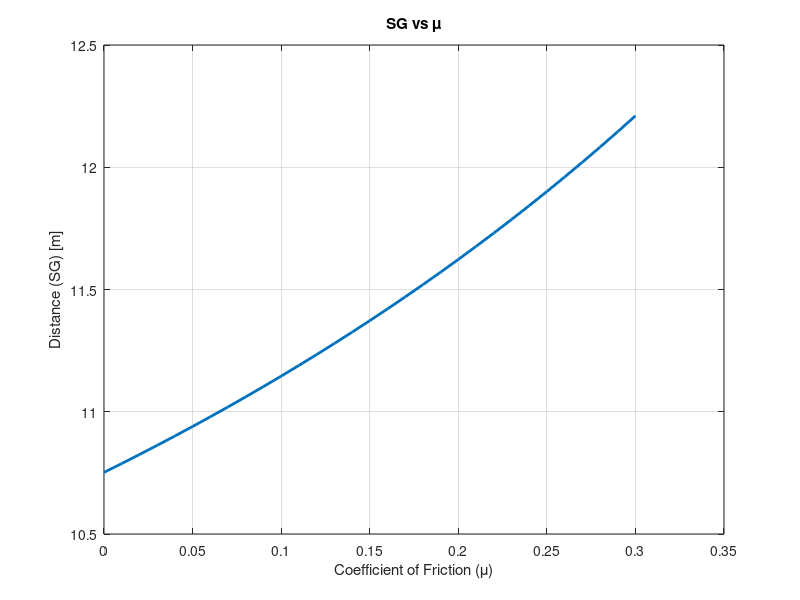

Recreate this plot in MATLAB.
% Constants (you can adjust these values based on your system)
Weight = 19.6;   % Weight in Newtons (Example value)
S = 1;            % Wing area in m^2 (Example value)
CL = 0.24;          % Lift coefficient (Example value)
CDO = 0.02;        % Zero-lift drag coefficient (Example value)
g = 9.81;          % Gravitational constant (m/s^2)
rho = 1.225;       % Air density (kg/m^3)
T=18.3;
e=0.5;
b=2.2;
mu_range = 0:0.01:0.3; % Range of mu (friction coefficient), from 0 to 0.3

% Preallocate array for SG (distance)
SG = zeros(size(mu_range));

% Loop through the mu range
for i = 1:length(mu_range)
    mu = mu_range(i);
  
    
    % Compute the velocity V (1.22 times Vstall)
    V = 1.22 * 11;
    
    % Compute KT using the formula
    KT = (T / Weight) - mu; % Assuming T is predefined, or this can be based on some logic
    AR=((b)^2)/S;
    K=1/(e*pi*AR);
    % Compute KA
    KA = (rho / ((2 * Weight) / S)) * (mu * CL - CDO - K * CL^2); % Assuming K is predefined
    
    % Compute SG (distance)
         SG(i) = (1 / (2 * g * KA)) * log((KT + KA * V^2) / KT);
         
end

% Plot SG vs mu
figure;
plot(mu_range, SG, 'LineWidth', 2);
xlabel('Coefficient of Friction (\mu)');
ylabel('Distance (SG) [m]');
title('SG vs \mu');
grid on;



